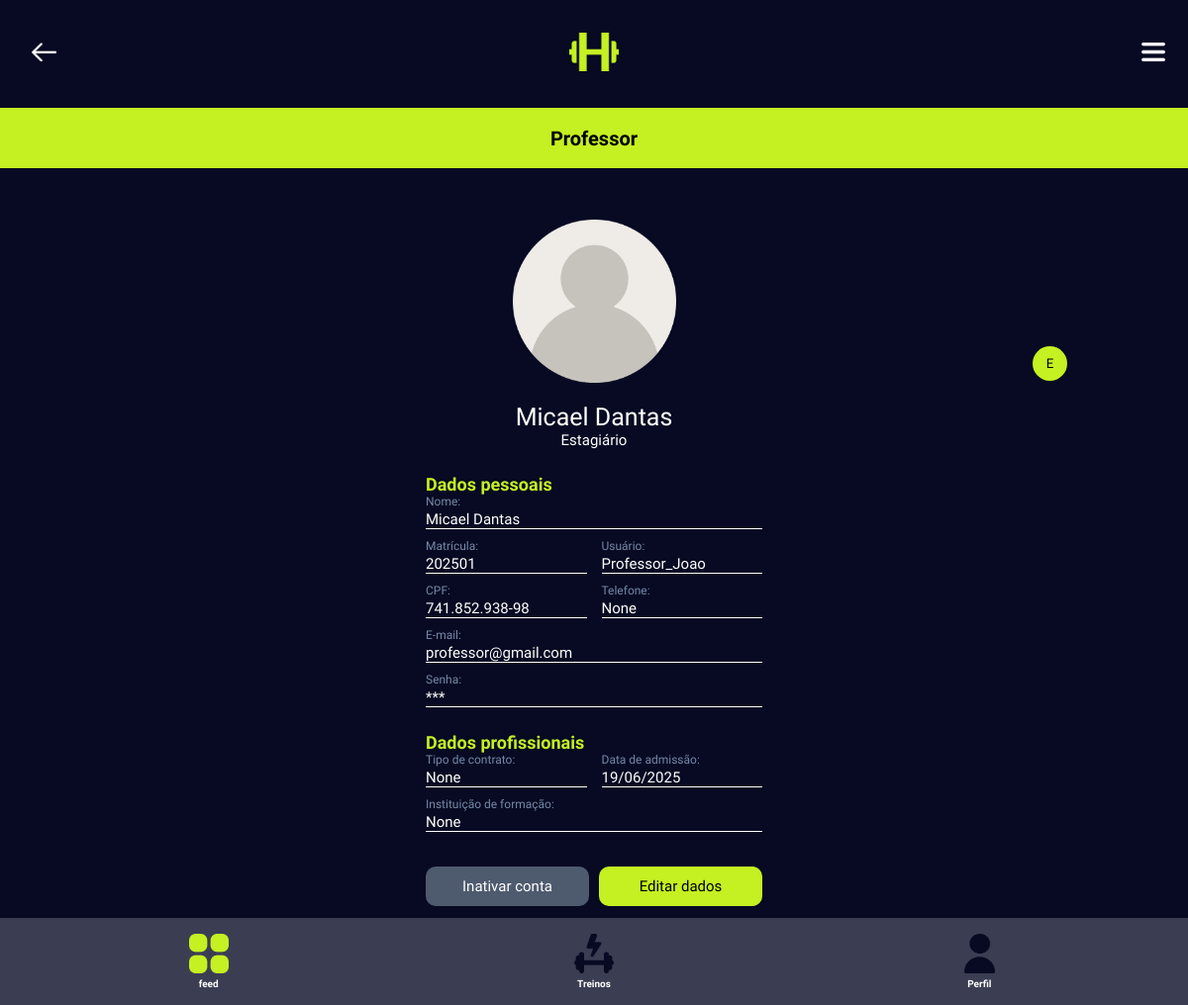
Before: /professor/202501/ (signed in) with the older database file.
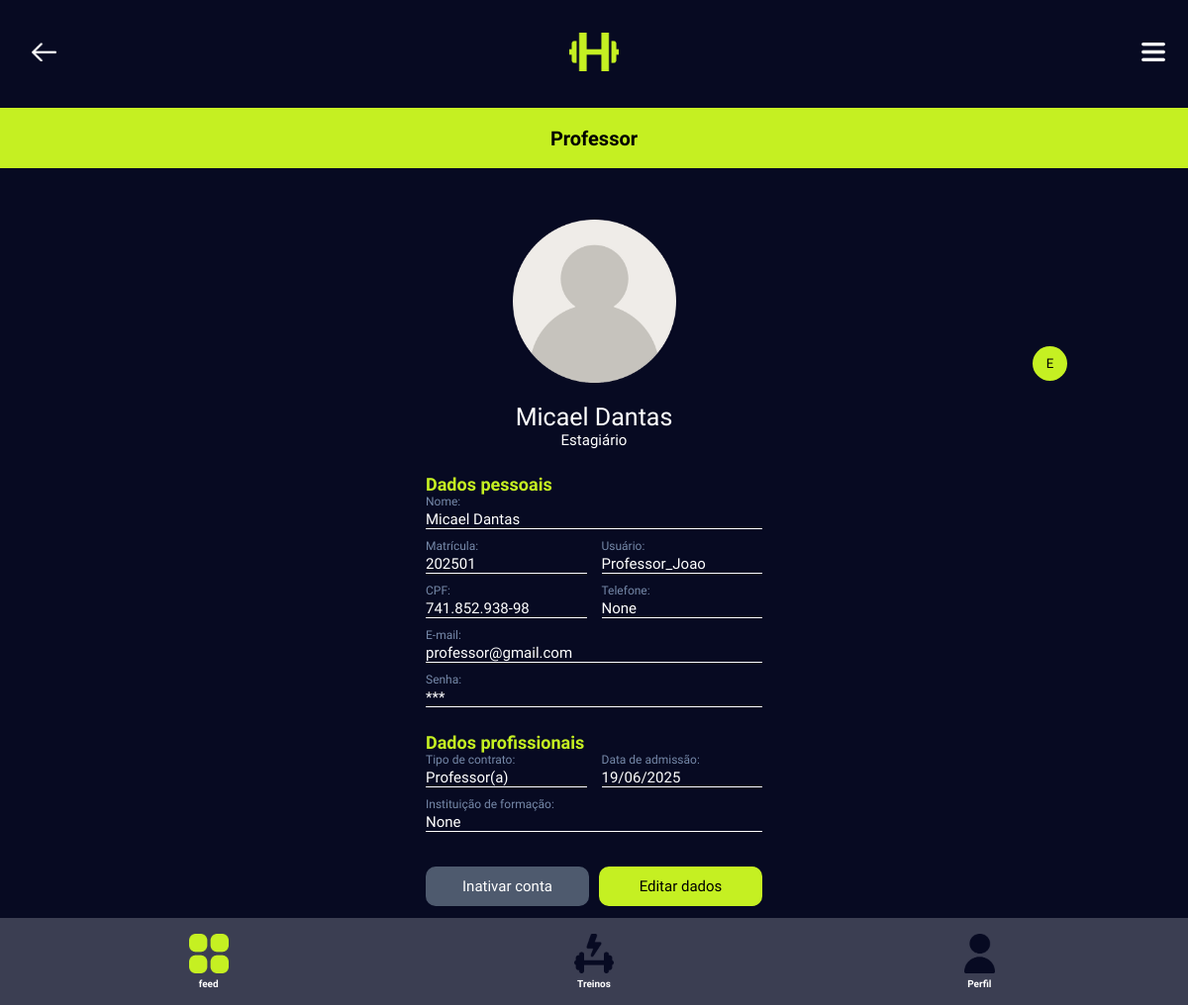
After: the same page with the newer database file.
### habitusapp/models/Professor.py (models this page shows, shortened)
class Professor(models.Model):
    class Tipo_Trabalho(models.TextChoices):
        PROFESSOR = 'Professor(a)', 'Professor(a)'
    class NivelChoices(models.TextChoices):
        INICIANTE = 'Iniciante', 'Iniciante'
        INTERMEDIARIO = 'Intermediário', 'Intermediário'
        AVANCADO = 'Avançado', 'Avançado'
    class ObjetivoChoices(models.TextChoices):
        GANHODEMASSA = 'Ganho de Massa', 'Ganho de Massa'
        PERDADEPESO = 'Perda de peso', 'Perda de peso'
        SAUDE = 'Saúde', 'Saúde'
        OUTRO = 'Outro', 'Outro'
    user = models.OneToOneField(User, on_delete=models.CASCADE)
    matricula = models.CharField(max_length=20, primary_key=True, editable=False, unique=True)
    foto_perfil = models.ImageField(null=True, blank=True, upload_to='foto-perfil-professor/')
    nome = models.CharField(max_length=100)
    cpf = models.CharField(max_length=14, unique=True)
    data_nasc = models.DateField()
    email = models.EmailField(unique=True)
    telefone = models.CharField(max_length=15, blank=True, null=True)
    data_criacao = models.DateTimeField(auto_now_add=True)
    inst_formacao = models.CharField(max_length=100, blank=True, null=True)
    data_admissao = models.DateField()
    tipo_trabalho = models.CharField(
        max_length=20,
        choices=Tipo_Trabalho.choices,
        default=Tipo_Trabalho.PROFESSOR
    )
    peso = models.FloatField(blank=True, null=True)
    altura = models.FloatField(blank=True, null=True)
    nivel = models.CharField(
        max_length=20,
        choices=NivelChoices.choices,
        blank=True, null=True
    )
    objetivo = models.CharField(
        max_length=20,
        choices=ObjetivoChoices.choices,
        blank=True, null=True
    )
    cintura = models.FloatField(blank=True, null=True)
    abdomen = models.FloatField(blank=True, null=True)
    torax = models.FloatField(blank=True, null=True)
    quadril = models.FloatField(blank=True, null=True)
    coxa_direita = models.FloatField(blank=True, null=True)
    coxa_esquerda = models.FloatField(blank=True, null=True)
    panturrilha_direita = models.FloatField(blank=True, null=True)
    panturrilha_esquerda = models.FloatField(blank=True, null=True)
    braco_direito = models.FloatField(blank=True, null=True)
    braco_esquerdo = models.FloatField(blank=True, null=True)
    tricipital = models.FloatField(blank=True, null=True)
    subescapular = models.FloatField(blank=True, null=True)
    axilar_media = models.FloatField(blank=True, null=True)
    suprailiaca = models.FloatField(blank=True, null=True)
    abdominal = models.FloatField(blank=True, null=True)
    coxa = models.FloatField(blank=True, null=True)
    panturrilha= models.FloatField(blank=True, null=True)

### habitusapp/views/viewsAdmin.py (the view)
# urls.py: path('professor/<int:pk>/', viewsAdmin.professor, name='professor'),
@login_required
def professor(request, pk):
    professor = get_object_or_404(Professor, pk=pk)
    return render(request, 'PagsAdmin/professor.html', {'professor': professor})

### habitusapp/templates/PagsAdmin/professor.html (shortened to what this page needs)
{% load static %}
<!DOCTYPE html>
<html lang="pt-br">
<head>
    <link rel="stylesheet" href="{% static 'css/admin/professor.css' %}">
</head>
<body>
    <header>
        <div class="seta-voltar">
            <a href="javascript:history.back()">
                <img src="{% static 'icones-site/seta-voltar.png' %}" alt="Ícone seta voltar">
            </a>
        </div>
        <div class="logo-h">
          <a href="{% url 'feed' %}"><img src="{% static 'icones-site/logo-h.png' %}" alt="Logo Habitus"></a>
        </div>
        <div class="menu-icon" onclick="toggleMenu()">
          <img id="menu-icon" src="{% static 'icones-site/menu-lateral.png' %}" alt="Abrir Menu">
        </div>
    </header>
    <main>
    <section class="nome-pagina">
        <h1>Professor</h1>
    </section>
    <section class="container">
        {% if perfil.foto_perfil %}
            <img src="{{ professor.foto_perfil.url }}" alt="Foto de Perfil">
        {% else %}
            <img src="{% static 'icones-site/sem-foto.png' %}" alt="Foto de Perfil Padrão">
        {% endif %}
        <a><button class="ed_foto">E</button></a>
        <h2>{{ professor.nome }}</h2>
        <p>Estagiário</p>
        <section class="dados-pessoais">
            <h3>Dados pessoais</h3>
            <p>Nome: </p>
            <p>{{ professor.nome }}</p>
            <div>
                <div>
                    <p>Matrícula: </p>
                    <p>{{ professor.matricula }}</p>
                </div>
                <div>
                    <p>Usuário: </p>
                    <p>{{ professor.user }}</p>
                </div>
            </div>
            <div>
                <div>
                    <p>CPF: </p>
                    <p>{{ professor.cpf }}</p>
                </div>
                <div>
                    <p>Telefone: </p>
                    <p>{{ professor.telefone }}</p>
                </div>
            </div>
            <p>E-mail: </p>
            <p>{{ professor.email }}</p>
            <p>Senha: </p>
            <p> *** </p>
        </section>
        <section class="dados-profissionais">
            <h3>Dados profissionais</h3>
            <div>
                <div>
                    <p>Tipo de contrato: </p>
                    <p>{{ professor.get_tipo_trabalho_display }}</p>
                </div>
                <div>
                    <p>Data de admissão: </p>
                    <p>{{ professor.data_admissao|date:"d/m/Y" }}</p>
                </div>
            </div>
            <p>Instituição de formação: </p>
            <p>{{ professor.inst_formacao }}</p>
        </section>
        <div class="botoes">
            <a><button class="inativar">Inativar conta</button></a>
            <a><button class="editar">Editar dados</button></a>
        </div>
    </section>
    <menu>
        <div>
            <a href="{% url 'feed' %}">
                <img src="{% static 'icones-site/feed-icon-verde.png' %}" alt="Logo feed">
                <h3>feed</h3>
            </a>
        </div>
        <div>
            <a href="{% url 'treinos' %}">
                <img src="{% static 'icones-site/treino-icon-preta.png' %}" alt="icone treino">
                <h3>Treinos</h3>
            </a>
        </div>
        <div>
            <a href="{% url 'perfil' %}">
                <img src="{% static 'icones-site/perfil-icon-preta.png' %}" alt="Logo perfil">
                <h3>Perfil</h3>
            </a>
        </div>
    </main>
</body>
</html>

### devadmin/static/css/admin/professor.css (style rules this page uses)
* { margin:0 auto; font-family: 'Lexend Deca', sans-serif; }
body { margin-top: 109px; background-color: #070A22; }
header { background-color: #070A22; padding: 2em; display: flex; align-items: center; justify-content:center; position: fixed; top: 0; left: 0; right: 0; height: 45px; }
.logo-h { position: absolute; left: 50%; transform: translateX(-50%); }
.logo-h img { width: 50px; cursor: pointer; }
.seta-voltar img { width: 25px; }
.seta-voltar { margin-left: 0 ; }
.menu-icon img { width:30px; cursor: pointer; }
.menu-icon { position: absolute; right: 20px; }
section.nome-pagina { background-color: #C5F022; text-align: center; display: flex; height: 61px; justify-content: center; align-items: center; flex-shrink: 0; }
h1 { font-size: 20px; margin:0; }
.container { margin-top: 2em; max-width: 340px; width: 100%; }
.container h2 { color: white; font-size: 16px; font-style: normal; font-weight: 500; line-height: normal; text-align: center; margin-bottom: 13px; }
menu { display: flex; justify-content: space-between; align-items: center; background-color: #3B3E52; padding: 1em; position: fixed; bottom: 0; left: 0; right: 0; }
menu img { margin-bottom: 5px; cursor: pointer; width: 40px; height: 40px; object-fit: contain; }
menu div a { font-size: 25px; color:white ; text-decoration: none; display: grid; align-items: center; }
h3 { font-size: 10px; color: #FFF; font-weight: 700; line-height: normal; font-style: normal; }
main { padding-bottom: 100px; }
.container img:first-child { margin: 0 auto; padding:20px; text-align: center; display: flex; justify-content: center; width: 165px; height: 165px; }
.ed_foto { width: 35px; height: 35px; position: absolute; background-color: #C5F022; border-style: none; border-radius: 40px; top: 350px; right: 122px; }
.container h2 { font-size: 25px; margin: 0px 0px 0px 0px; }
.container p { color: #FFF; text-align: center; font-weight: 400; font-size: 15px; }
.container > section > h3 { font-size: 18px; font-weight: 600; color:#C5F022; }
.dados-pessoais { width: 340px; margin-top: 25px; }
.dados-pessoais p { text-align: left; }
.dados-pessoais p:nth-child(even) { color: #7689A9; font-size: 12px; margin-bottom: 2px; }
.dados-pessoais p:nth-child(odd) { color: #FFF; font-size: 15px; border-bottom: #FFF 1px solid; margin-bottom: 10px; }
.dados-pessoais > div { display: flex; justify-content: space-between; gap: 15px; }
.dados-pessoais > div > div { width: 50%; text-align: left; }
.dados-pessoais > div > div p:nth-child(even) { width: 162.5px; color: #FFF; font-size: 15px; border-bottom: #FFF 1px solid; margin-bottom: 10px; }
.dados-pessoais > div > div p:nth-child(odd) { width: 162.5px; color: #7689A9; font-size: 12px; border-bottom: none; margin-bottom: 2px; }
.dados-profissionais { width: 340px; margin-top: 25px; margin-bottom: 35px; }
.dados-profissionais p { text-align: left; }
.dados-profissionais p:nth-child(odd) { color: #7689A9; font-size: 12px; margin-bottom: 2px; }
.dados-profissionais p:nth-child(even) { color: #FFF; font-size: 15px; border-bottom: #FFF 1px solid; margin-bottom: 10px; }
.dados-profissionais > div { display: flex; justify-content: space-between; gap: 15px; }
.dados-profissionais > div > div { width: 50%; text-align: left; }
.botoes { width: 340px; display: flex; justify-content:space-between; gap: 10px; }
.botoes button { font-size: 15px; width: 165px; height: 40px; border-style: none; border-radius: 10px; }
.inativar { background-color: #4E5A6E; color: #FFF; }
.editar { background-color: #C5F022; color: #000; font-weight: 500; }

Changed rows visible on the page:
changed Professor "Micael Dantas": tipo_trabalho "None" → "Professor(a)"
